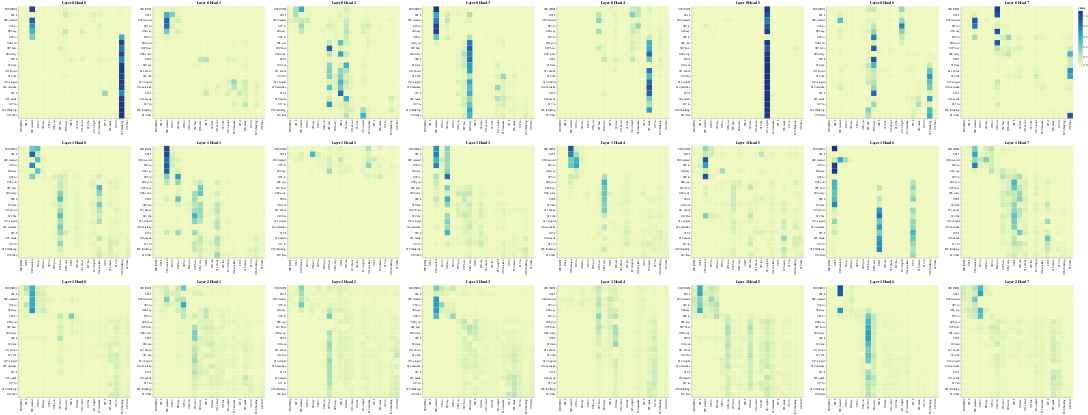

The code cell stored with this chart in its notebook:
### Markdown cell above
### Encoder Self-Attention

### Code cell
layers = [0, 1, 2]
heads = [0, 1, 2, 3, 4, 5, 6, 7]

get_all_attention_maps("encoder", layers, heads, encoder_input_tokens, encoder_input_tokens, min(20, sentence_length))

### Figure 1 — Vega-Lite specification as saved in the notebook (floating-point values rounded to 4 significant figures; data arrays with more than 128 entries replaced by an {"elided": "..."} marker saying what was removed)
{"config": {"view": {"continuousWidth": 300, "continuousHeight": 300}}, "vconcat": [{"hconcat": [{"data": {"name": "data-bb2e4ae6f64acade741f021d40c187b7"}, "mark": {"type": "rect"}, "encoding": {"color": {"field": "value", "type": "quantitative"}, "tooltip": [{"field": "row", "type": "quantitative"}, {"field": "column", "type": "quantitative"}, {"field": "value", "type": "quantitative"}, {"field": "row_token", "type": "nominal"}, {"field": "col_token", "type": "nominal"}], "x": {"axis": {"title": ""}, "field": "col_token", "type": "nominal"}, "y": {"axis": {"title": ""}, "field": "row_token", "type": "nominal"}}, "height": 400, "name": "view_1", "title": "Layer 0 Head 0", "width": 400}, {"data": {"name": "data-29d4586a109738d17689598b4ea6986f"}, "mark": {"type": "rect"}, "encoding": {"color": {"field": "value", "type": "quantitative"}, "tooltip": [{"field": "row", "type": "quantitative"}, {"field": "column", "type": "quantitative"}, {"field": "value", "type": "quantitative"}, {"field": "row_token", "type": "nominal"}, {"field": "col_token", "type": "nominal"}], "x": {"axis": {"title": ""}, "field": "col_token", "type": "nominal"}, "y": {"axis": {"title": ""}, "field": "row_token", "type": "nominal"}}, "height": 400, "name": "view_2", "title": "Layer 0 Head 1", "width": 400}, {"data": {"name": "data-8c8dafc49ab8bda78203482e004182c6"}, "mark": {"type": "rect"}, "encoding": {"color": {"field": "value", "type": "quantitative"}, "tooltip": [{"field": "row", "type": "quantitative"}, {"field": "column", "type": "quantitative"}, {"field": "value", "type": "quantitative"}, {"field": "row_token", "type": "nominal"}, {"field": "col_token", "type": "nominal"}], "x": {"axis": {"title": ""}, "field": "col_token", "type": "nominal"}, "y": {"axis": {"title": ""}, "field": "row_token", "type": "nominal"}}, "height": 400, "name": "view_3", "title": "Layer 0 Head 2", "width": 400}, {"data": {"name": "data-7b959a18efe94a226484ad567b2079d0"}, "mark": {"type": "rect"}, "encoding": {"color": {"field": "value", "type": "quantitative"}, "tooltip": [{"field": "row", "type": "quantitative"}, {"field": "column", "type": "quantitative"}, {"field": "value", "type": "quantitative"}, {"field": "row_token", "type": "nominal"}, {"field": "col_token", "type": "nominal"}], "x": {"axis": {"title": ""}, "field": "col_token", "type": "nominal"}, "y": {"axis": {"title": ""}, "field": "row_token", "type": "nominal"}}, "height": 400, "name": "view_4", "title": "Layer 0 Head 3", "width": 400}, {"data": {"name": "data-a8d7e17f77fb59755c465ec97773636b"}, "mark": {"type": "rect"}, "encoding": {"color": {"field": "value", "type": "quantitative"}, "tooltip": [{"field": "row", "type": "quantitative"}, {"field": "column", "type": "quantitative"}, {"field": "value", "type": "quantitative"}, {"field": "row_token", "type": "nominal"}, {"field": "col_token", "type": "nominal"}], "x": {"axis": {"title": ""}, "field": "col_token", "type": "nominal"}, "y": {"axis": {"title": ""}, "field": "row_token", "type": "nominal"}}, "height": 400, "name": "view_5", "title": "Layer 0 Head 4", "width": 400}, {"data": {"name": "data-76fd30ec9389afc951dd7b928150d68b"}, "mark": {"type": "rect"}, "encoding": {"color": {"field": "value", "type": "quantitative"}, "tooltip": [{"field": "row", "type": "quantitative"}, {"field": "column", "type": "quantitative"}, {"field": "value", "type": "quantitative"}, {"field": "row_token", "type": "nominal"}, {"field": "col_token", "type": "nominal"}], "x": {"axis": {"title": ""}, "field": "col_token", "type": "nominal"}, "y": {"axis": {"title": ""}, "field": "row_token", "type": "nominal"}}, "height": 400, "name": "view_6", "title": "Layer 0 Head 5", "width": 400}, {"data": {"name": "data-600c6e6275d94d3c433c0b91f40d8d22"}, "mark": {"type": "rect"}, "encoding": {"color": {"field": "value", "type": "quantitative"}, "tooltip": [{"field": "row", "type": "quantitative"}, {"field": "column", "type": "quantitative"}, {"field": "value", "type": "quantitative"}, {"field": "row_token", "type": "nominal"}, {"field": "col_token", "type": "nominal"}], "x": {"axis": {"title": ""}, "field": "col_token", "type": "nominal"}, "y": {"axis": {"title": ""}, "field": "row_token", "type": "nominal"}}, "height": 400, "name": "view_7", "title": "Layer 0 Head 6", "width": 400}, {"data": {"name": "data-93ae3c5861d376886e218e5f416761a4"}, "mark": {"type": "rect"}, "encoding": {"color": {"field": "value", "type": "quantitative"}, "tooltip": [{"field": "row", "type": "quantitative"}, {"field": "column", "type": "quantitative"}, {"field": "value", "type": "quantitative"}, {"field": "row_token", "type": "nominal"}, {"field": "col_token", "type": "nominal"}], "x": {"axis": {"title": ""}, "field": "col_token", "type": "nominal"}, "y": {"axis": {"title": ""}, "field": "row_token", "type": "nominal"}}, "height": 400, "name": "view_8", "title": "Layer 0 Head 7", "width": 400}]}, {"hconcat": [{"data": {"name": "data-069a0c56ff30d942c77e0931b46ccfcd"}, "mark": {"type": "rect"}, "encoding": {"color": {"field": "value", "type": "quantitative"}, "tooltip": [{"field": "row", "type": "quantitative"}, {"field": "column", "type": "quantitative"}, {"field": "value", "type": "quantitative"}, {"field": "row_token", "type": "nominal"}, {"field": "col_token", "type": "nominal"}], "x": {"axis": {"title": ""}, "field": "col_token", "type": "nominal"}, "y": {"axis": {"title": ""}, "field": "row_token", "type": "nominal"}}, "height": 400, "name": "view_9", "title": "Layer 1 Head 0", "width": 400}, {"data": {"name": "data-4cac658085c222bc9977ec9ca20686a9"}, "mark": {"type": "rect"}, "encoding": {"color": {"field": "value", "type": "quantitative"}, "tooltip": [{"field": "row", "type": "quantitative"}, {"field": "column", "type": "quantitative"}, {"field": "value", "type": "quantitative"}, {"field": "row_token", "type": "nominal"}, {"field": "col_token", "type": "nominal"}], "x": {"axis": {"title": ""}, "field": "col_token", "type": "nominal"}, "y": {"axis": {"title": ""}, "field": "row_token", "type": "nominal"}}, "height": 400, "name": "view_10", "title": "Layer 1 Head 1", "width": 400}, {"data": {"name": "data-4113724af04d02c3006efb4f4e3d4236"}, "mark": {"type": "rect"}, "encoding": {"color": {"field": "value", "type": "quantitative"}, "tooltip": [{"field": "row", "type": "quantitative"}, {"field": "column", "type": "quantitative"}, {"field": "value", "type": "quantitative"}, {"field": "row_token", "type": "nominal"}, {"field": "col_token", "type": "nominal"}], "x": {"axis": {"title": ""}, "field": "col_token", "type": "nominal"}, "y": {"axis": {"title": ""}, "field": "row_token", "type": "nominal"}}, "height": 400, "name": "view_11", "title": "Layer 1 Head 2", "width": 400}, {"data": {"name": "data-22b7eaaccd8c40820e563183f741bb32"}, "mark": {"type": "rect"}, "encoding": {"color": {"field": "value", "type": "quantitative"}, "tooltip": [{"field": "row", "type": "quantitative"}, {"field": "column", "type": "quantitative"}, {"field": "value", "type": "quantitative"}, {"field": "row_token", "type": "nominal"}, {"field": "col_token", "type": "nominal"}], "x": {"axis": {"title": ""}, "field": "col_token", "type": "nominal"}, "y": {"axis": {"title": ""}, "field": "row_token", "type": "nominal"}}, "height": 400, "name": "view_12", "title": "Layer 1 Head 3", "width": 400}, {"data": {"name": "data-dbf67666f3d19970cd6857a5d7e23774"}, "mark": {"type": "rect"}, "encoding": {"color": {"field": "value", "type": "quantitative"}, "tooltip": [{"field": "row", "type": "quantitative"}, {"field": "column", "type": "quantitative"}, {"field": "value", "type": "quantitative"}, {"field": "row_token", "type": "nominal"}, {"field": "col_token", "type": "nominal"}], "x": {"axis": {"title": ""}, "field": "col_token", "type": "nominal"}, "y": {"axis": {"title": ""}, "field": "row_token", "type": "nominal"}}, "height": 400, "name": "view_13", "title": "Layer 1 Head 4", "width": 400}, {"data": {"name": "data-e05de54f7164bd00e99191aa3135dadc"}, "mark": {"type": "rect"}, "encoding": {"color": {"field": "value", "type": "quantitative"}, "tooltip": [{"field": "row", "type": "quantitative"}, {"field": "column", "type": "quantitative"}, {"field": "value", "type": "quantitative"}, {"field": "row_token", "type": "nominal"}, {"field": "col_token", "type": "nominal"}], "x": {"axis": {"title": ""}, "field": "col_token", "type": "nominal"}, "y": {"axis": {"title": ""}, "field": "row_token", "type": "nominal"}}, "height": 400, "name": "view_14", "title": "Layer 1 Head 5", "width": 400}, {"data": {"name": "data-3b7c1f8ae59e4f8ae3852bde01b66f31"}, "mark": {"type": "rect"}, "encoding": {"color": {"field": "value", "type": "quantitative"}, "tooltip": [{"field": "row", "type": "quantitative"}, {"field": "column", "type": "quantitative"}, {"field": "value", "type": "quantitative"}, {"field": "row_token", "type": "nominal"}, {"field": "col_token", "type": "nominal"}], "x": {"axis": {"title": ""}, "field": "col_token", "type": "nominal"}, "y": {"axis": {"title": ""}, "field": "row_token", "type": "nominal"}}, "height": 400, "name": "view_15", "title": "Layer 1 Head 6", "width": 400}, {"data": {"name": "data-5a3d5783e675c26b967be5dd576cf81a"}, "mark": {"type": "rect"}, "encoding": {"color": {"field": "value", "type": "quantitative"}, "tooltip": [{"field": "row", "type": "quantitative"}, {"field": "column", "type": "quantitative"}, {"field": "value", "type": "quantitative"}, {"field": "row_token", "type": "nominal"}, {"field": "col_token", "type": "nominal"}], "x": {"axis": {"title": ""}, "field": "col_token", "type": "nominal"}, "y": {"axis": {"title": ""}, "field": "row_token", "type": "nominal"}}, "height": 400, "name": "view_16", "title": "Layer 1 Head 7", "width": 400}]}, {"hconcat": [{"data": {"name": "data-15a0804b2347e35ee72b00cd6402c813"}, "mark": {"type": "rect"}, "encoding": {"color": {"field": "value", "type": "quantitative"}, "tooltip": [{"field": "row", "type": "quantitative"}, {"field": "column", "type": "quantitative"}, {"field": "value", "type": "quantitative"}, {"field": "row_token", "type": "nominal"}, {"field": "col_token", "type": "nominal"}], "x": {"axis": {"title": ""}, "field": "col_token", "type": "nominal"}, "y": {"axis": {"title": ""}, "field": "row_token", "type": "nominal"}}, "height": 400, "name": "view_17", "title": "Layer 2 Head 0", "width": 400}, {"data": {"name": "data-61543879702526cd661a8b92817dc2ca"}, "mark": {"type": "rect"}, "encoding": {"color": {"field": "value", "type": "quantitative"}, "tooltip": [{"field": "row", "type": "quantitative"}, {"field": "column", "type": "quantitative"}, {"field": "value", "type": "quantitative"}, {"field": "row_token", "type": "nominal"}, {"field": "col_token", "type": "nominal"}], "x": {"axis": {"title": ""}, "field": "col_token", "type": "nominal"}, "y": {"axis": {"title": ""}, "field": "row_token", "type": "nominal"}}, "height": 400, "name": "view_18", "title": "Layer 2 Head 1", "width": 400}, {"data": {"name": "data-51e257138941dc8a656b8b98e149d107"}, "mark": {"type": "rect"}, "encoding": {"color": {"field": "value", "type": "quantitative"}, "tooltip": [{"field": "row", "type": "quantitative"}, {"field": "column", "type": "quantitative"}, {"field": "value", "type": "quantitative"}, {"field": "row_token", "type": "nominal"}, {"field": "col_token", "type": "nominal"}], "x": {"axis": {"title": ""}, "field": "col_token", "type": "nominal"}, "y": {"axis": {"title": ""}, "field": "row_token", "type": "nominal"}}, "height": 400, "name": "view_19", "title": "Layer 2 Head 2", "width": 400}, {"data": {"name": "data-bc7a089bb838ed38428e11b47719484e"}, "mark": {"type": "rect"}, "encoding": {"color": {"field": "value", "type": "quantitative"}, "tooltip": [{"field": "row", "type": "quantitative"}, {"field": "column", "type": "quantitative"}, {"field": "value", "type": "quantitative"}, {"field": "row_token", "type": "nominal"}, {"field": "col_token", "type": "nominal"}], "x": {"axis": {"title": ""}, "field": "col_token", "type": "nominal"}, "y": {"axis": {"title": ""}, "field": "row_token", "type": "nominal"}}, "height": 400, "name": "view_20", "title": "Layer 2 Head 3", "width": 400}, {"data": {"name": "data-c5ac5c0c414ae978b9a103c2fbd6a4c6"}, "mark": {"type": "rect"}, "encoding": {"color": {"field": "value", "type": "quantitative"}, "tooltip": [{"field": "row", "type": "quantitative"}, {"field": "column", "type": "quantitative"}, {"field": "value", "type": "quantitative"}, {"field": "row_token", "type": "nominal"}, {"field": "col_token", "type": "nominal"}], "x": {"axis": {"title": ""}, "field": "col_token", "type": "nominal"}, "y": {"axis": {"title": ""}, "field": "row_token", "type": "nominal"}}, "height": 400, "name": "view_21", "title": "Layer 2 Head 4", "width": 400}, {"data": {"name": "data-aabaddbba49a73c97fd452f351a881df"}, "mark": {"type": "rect"}, "encoding": {"color": {"field": "value", "type": "quantitative"}, "tooltip": [{"field": "row", "type": "quantitative"}, {"field": "column", "type": "quantitative"}, {"field": "value", "type": "quantitative"}, {"field": "row_token", "type": "nominal"}, {"field": "col_token", "type": "nominal"}], "x": {"axis": {"title": ""}, "field": "col_token", "type": "nominal"}, "y": {"axis": {"title": ""}, "field": "row_token", "type": "nominal"}}, "height": 400, "name": "view_22", "title": "Layer 2 Head 5", "width": 400}, {"data": {"name": "data-d423791f1a6af1780327465b44dca4b1"}, "mark": {"type": "rect"}, "encoding": {"color": {"field": "value", "type": "quantitative"}, "tooltip": [{"field": "row", "type": "quantitative"}, {"field": "column", "type": "quantitative"}, {"field": "value", "type": "quantitative"}, {"field": "row_token", "type": "nominal"}, {"field": "col_token", "type": "nominal"}], "x": {"axis": {"title": ""}, "field": "col_token", "type": "nominal"}, "y": {"axis": {"title": ""}, "field": "row_token", "type": "nominal"}}, "height": 400, "name": "view_23", "title": "Layer 2 Head 6", "width": 400}, {"data": {"name": "data-adf8f8a8e164aeb96ee3b9ec908dc416"}, "mark": {"type": "rect"}, "encoding": {"color": {"field": "value", "type": "quantitative"}, "tooltip": [{"field": "row", "type": "quantitative"}, {"field": "column", "type": "quantitative"}, {"field": "value", "type": "quantitative"}, {"field": "row_token", "type": "nominal"}, {"field": "col_token", "type": "nominal"}], "x": {"axis": {"title": ""}, "field": "col_token", "type": "nominal"}, "y": {"axis": {"title": ""}, "field": "row_token", "type": "nominal"}}, "height": 400, "name": "view_24", "title": "Layer 2 Head 7", "width": 400}]}], "params": [{"name": "param_1", "select": {"type": "interval", "encodings": ["x", "y"]}, "bind": "scales", "views": ["view_1"]}, {"name": "param_2", "select": {"type": "interval", "encodings": ["x", "y"]}, "bind": "scales", "views": ["view_2"]}, {"name": "param_3", "select": {"type": "interval", "encodings": ["x", "y"]}, "bind": "scales", "views": ["view_3"]}, {"name": "param_4", "select": {"type": "interval", "encodings": ["x", "y"]}, "bind": "scales", "views": ["view_4"]}, {"name": "param_5", "select": {"type": "interval", "encodings": ["x", "y"]}, "bind": "scales", "views": ["view_5"]}, {"name": "param_6", "select": {"type": "interval", "encodings": ["x", "y"]}, "bind": "scales", "views": ["view_6"]}, {"name": "param_7", "select": {"type": "interval", "encodings": ["x", "y"]}, "bind": "scales", "views": ["view_7"]}, {"name": "param_8", "select": {"type": "interval", "encodings": ["x", "y"]}, "bind": "scales", "views": ["view_8"]}, {"name": "param_9", "select": {"type": "interval", "encodings": ["x", "y"]}, "bind": "scales", "views": ["view_9"]}, {"name": "param_10", "select": {"type": "interval", "encodings": ["x", "y"]}, "bind": "scales", "views": ["view_10"]}, {"name": "param_11", "select": {"type": "interval", "encodings": ["x", "y"]}, "bind": "scales", "views": ["view_11"]}, {"name": "param_12", "select": {"type": "interval", "encodings": ["x", "y"]}, "bind": "scales", "views": ["view_12"]}, {"name": "param_13", "select": {"type": "interval", "encodings": ["x", "y"]}, "bind": "scales", "views": ["view_13"]}, {"name": "param_14", "select": {"type": "interval", "encodings": ["x", "y"]}, "bind": "scales", "views": ["view_14"]}, {"name": "param_15", "select": {"type": "interval", "encodings": ["x", "y"]}, "bind": "scales", "views": ["view_15"]}, {"name": "param_16", "select": {"type": "interval", "encodings": ["x", "y"]}, "bind": "scales", "views": ["view_16"]}, {"name": "param_17", "select": {"type": "interval", "encodings": ["x", "y"]}, "bind": "scales", "views": ["view_17"]}, {"name": "param_18", "select": {"type": "interval", "encodings": ["x", "y"]}, "bind": "scales", "views": ["view_18"]}, {"name": "param_19", "select": {"type": "interval", "encodings": ["x", "y"]}, "bind": "scales", "views": ["view_19"]}, {"name": "param_20", "select": {"type": "interval", "encodings": ["x", "y"]}, "bind": "scales", "views": ["view_20"]}, {"name": "param_21", "select": {"type": "interval", "encodings": ["x", "y"]}, "bind": "scales", "views": ["view_21"]}, {"name": "param_22", "select": {"type": "interval", "encodings": ["x", "y"]}, "bind": "scales", "views": ["view_22"]}, {"name": "param_23", "select": {"type": "interval", "encodings": ["x", "y"]}, "bind": "scales", "views": ["view_23"]}, {"name": "param_24", "select": {"type": "interval", "encodings": ["x", "y"]}, "bind": "scales", "views": ["view_24"]}], "$schema": "https://vega.github.io/schema/vega-lite/v5.20.1.json", "datasets": {"data-bb2e4ae6f64acade741f021d40c187b7": {"elided": "400 records"}, "data-29d4586a109738d17689598b4ea6986f": {"elided": "400 records"}, "data-8c8dafc49ab8bda78203482e004182c6": {"elided": "400 records"}, "data-7b959a18efe94a226484ad567b2079d0": {"elided": "400 records"}, "data-a8d7e17f77fb59755c465ec97773636b": {"elided": "400 records"}, "data-76fd30ec9389afc951dd7b928150d68b": {"elided": "400 records"}, "data-600c6e6275d94d3c433c0b91f40d8d22": {"elided": "400 records"}, "data-93ae3c5861d376886e218e5f416761a4": {"elided": "400 records"}, "data-069a0c56ff30d942c77e0931b46ccfcd": {"elided": "400 records"}, "data-4cac658085c222bc9977ec9ca20686a9": {"elided": "400 records"}, "data-4113724af04d02c3006efb4f4e3d4236": {"elided": "400 records"}, "data-22b7eaaccd8c40820e563183f741bb32": {"elided": "400 records"}, "data-dbf67666f3d19970cd6857a5d7e23774": {"elided": "400 records"}, "data-e05de54f7164bd00e99191aa3135dadc": {"elided": "400 records"}, "data-3b7c1f8ae59e4f8ae3852bde01b66f31": {"elided": "400 records"}, "data-5a3d5783e675c26b967be5dd576cf81a": {"elided": "400 records"}, "data-15a0804b2347e35ee72b00cd6402c813": {"elided": "400 records"}, "data-61543879702526cd661a8b92817dc2ca": {"elided": "400 records"}, "data-51e257138941dc8a656b8b98e149d107": {"elided": "400 records"}, "data-bc7a089bb838ed38428e11b47719484e": {"elided": "400 records"}, "data-c5ac5c0c414ae978b9a103c2fbd6a4c6": {"elided": "400 records"}, "data-aabaddbba49a73c97fd452f351a881df": {"elided": "400 records"}, "data-d423791f1a6af1780327465b44dca4b1": {"elided": "400 records"}, "data-adf8f8a8e164aeb96ee3b9ec908dc416": {"elided": "400 records"}}}
